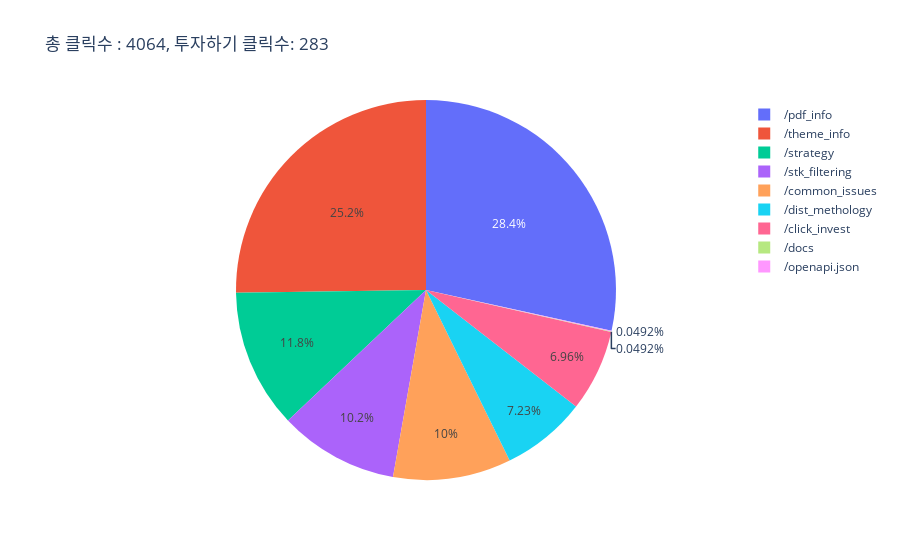

The notebook cell saved with this chart:
### Code cell
import plotly.express as px

fig = px.pie(log_df, names="simple_req", title=f"총 클릭수 : {log_df.shape[0]}, 투자하기 클릭수: {log_df[log_df['simple_req'].str.contains('click')].shape[0] }")

fig.show()

### Figure 1 — Plotly figure (JSON) as saved in the notebook; plotly's stock layout.template omitted (floating-point values rounded to 4 significant figures; data arrays with more than 128 entries replaced by an {"elided": "..."} marker saying what was removed)
{"data": [{"domain": {"x": [0, 1], "y": [0, 1]}, "hovertemplate": "simple_req=%{label}<extra></extra>", "labels": {"elided": "4064 str values"}, "legendgroup": "", "name": "", "showlegend": true, "type": "pie"}], "layout": {"legend": {"tracegroupgap": 0}, "title": {"text": "총 클릭수 : 4064, 투자하기 클릭수: 283"}}}
